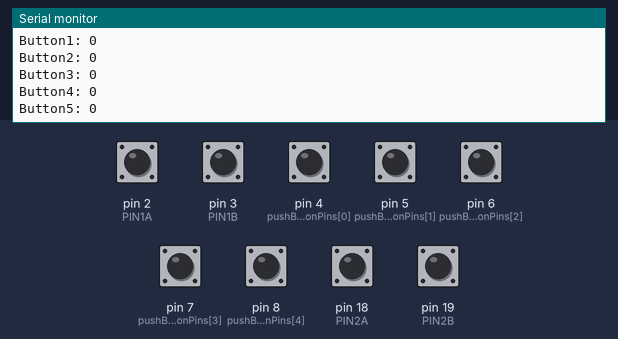
Simulated run of this sketch. Board: Arduino Mega 2560, built with avr-gcc and run on an emulated ATmega2560. Shown: the last lines printed to the serial monitor. Inputs (shaded band) come from the test bench; at power-on: pin 2 (PIN1A), pin 3 (PIN1B), pin 4 (pushButtonPins[0]), pin 5 (pushButtonPins[1]), pin 6 (pushButtonPins[2]), pin 7 (pushButtonPins[3]), pin 8 (pushButtonPins[4]), pin 18 (PIN2A), pin 19 (PIN2B) HIGH.

Above: at 1.2 s.
1.3 s: pin 2 (PIN1A) pulled LOW for 0.15 s
At 2.2 s:
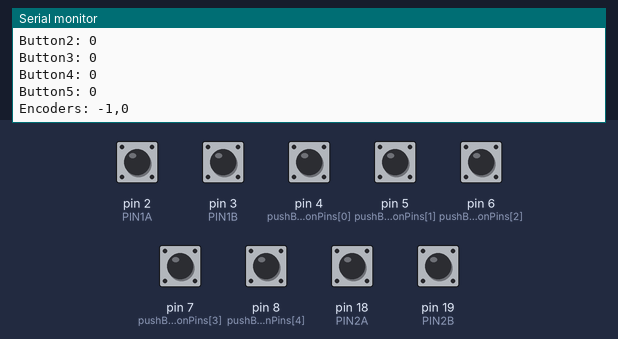
2.9 s: pin 3 (PIN1B) pulled LOW for 0.15 s
At 3.5 s:
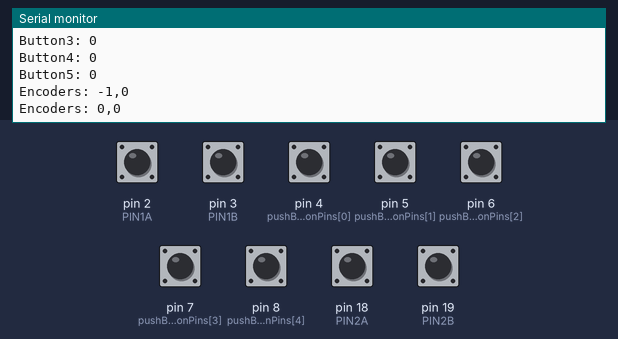
4.5 s: pin 4 (pushButtonPins[0]) pulled LOW for 0.15 s
At 5.8 s:
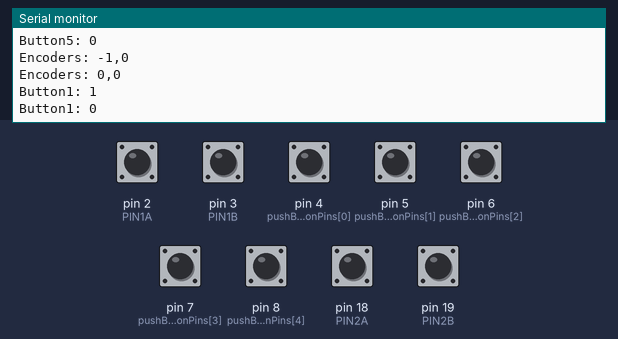
6.1 s: pin 5 (pushButtonPins[1]) pulled LOW for 0.15 s
At 7.1 s:
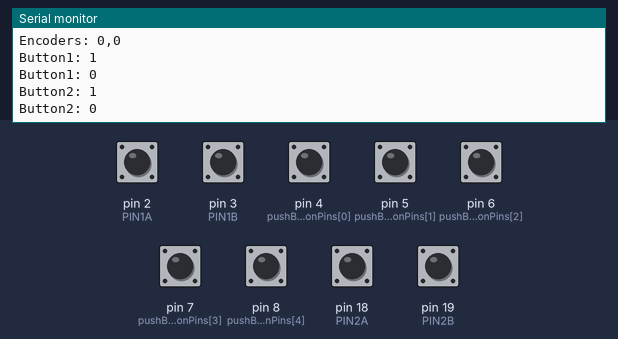
7.7 s: pin 6 (pushButtonPins[2]) pulled LOW for 0.15 s
At 8.3 s:
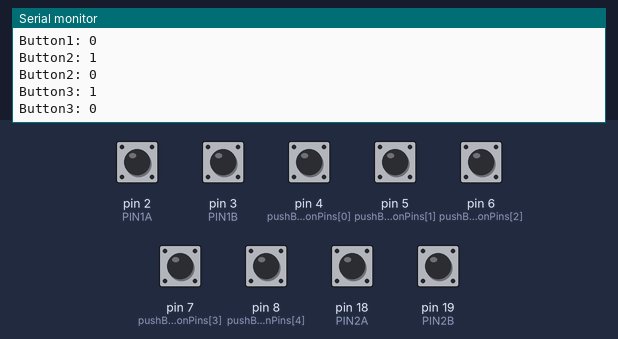
9.3 s: pin 7 (pushButtonPins[3]) pulled LOW for 0.15 s
At 10.7 s:
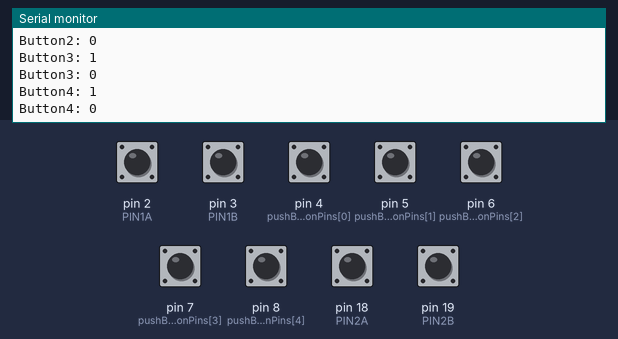
Timing chart, 0 to 11.9 s (numbered marks = the images above; inputs shaded):
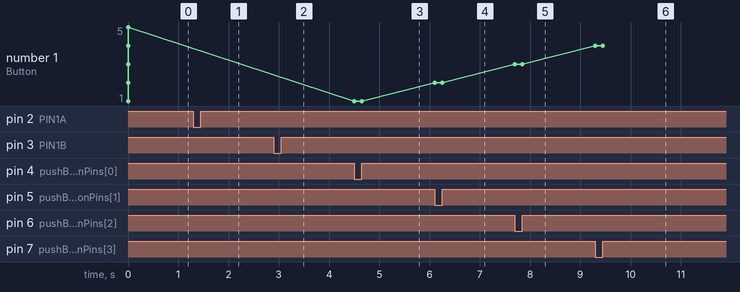

Measured:
- after the input at 1.3 s, the serial monitor: prints a new line after 0.15 s (image 1)
- after the input at 2.9 s, the serial monitor: prints a new line after 0.15 s (image 2)
- after the input at 4.5 s, the serial monitor: prints a new line at once (image 3)
- after the input at 6.1 s, the serial monitor: prints a new line at once (image 4)
- after the input at 7.7 s, the serial monitor: prints a new line at once (image 5)
- after the input at 9.3 s, the serial monitor: prints a new line at once (image 6)
- plotted number 1: 5 → 1 after the input at 4.5 s, 1 → 2 after the input at 6.1 s, 2 → 3 after the input at 7.7 s, 3 → 4 after the input at 9.3 s

The sketch:

main.ino
```cpp
#include <Arduino.h>

#define PIN1A	2
#define PIN1B	3

#define PIN2A	18
#define PIN2B	19
volatile long lastC1, lastC2, counter1 = 0, counter2 = 0; // This variable will increase or decrease depending on the rotation of encoder
// See https://electricdiylab.com/how-to-connect-optical-rotary-encoder-with-arduino/

unsigned int pushButtonPins[] = {4, 5, 6, 7, 8};
int pushButtonStates[] = {0, 0, 0, 0, 0};
// unsigned long lastDebounceTime[] = {0, 0, 0, 0, 0};
// unsigned int debounceDelay = 50;
const int nButtons = 5;

void setup() {

  Serial.begin(115200);

  for (int i = 0; i < nButtons; i++) {
    pinMode(pushButtonPins[i], INPUT_PULLUP);
  }

  pinMode(PIN1A, INPUT_PULLUP);
  pinMode(PIN1B, INPUT_PULLUP);

  pinMode(PIN2A, INPUT_PULLUP);
  pinMode(PIN2B, INPUT_PULLUP);

  // A Rising pulse from encoder activates ia0()
  attachInterrupt(digitalPinToInterrupt(PIN1A), i1A, RISING);
  // B Rising pulse from encoder activates ia1()
  attachInterrupt(digitalPinToInterrupt(PIN1B), i1B, RISING);

  attachInterrupt(digitalPinToInterrupt(PIN2A), i2A, RISING);
  attachInterrupt(digitalPinToInterrupt(PIN2B), i2B, RISING);
}

// int sendButtonState(int i) {
//   int currentBtnState = digitalRead(pushButtonPins[i]);

//   if (currentBtnState != pushButtonStates[i]) {
//     lastDebounceTime[i] = millis();
//   }
//   if(lastDebounceTime[i] > 0 && (millis() - lastDebounceTime[i]) > debounceDelay) {
//     pushButtonStates[i] = currentBtnState;
//     Serial.println("Button" + String(i+1) + ": " + String(currentBtnState));
//     lastDebounceTime[i] = 0;
//   }
// }

void loop() {
  if (counter1 != lastC1 || counter2 != lastC2)
  {
    Serial.println("Encoders: " + String(counter1) + "," + String(counter2));
    lastC1 = counter1;
    lastC2 = counter2;
  }

  for (int i = 0; i < nButtons; i++) {
    // sendButtonState(i);
    int currentBtnState = digitalRead(pushButtonPins[i]);
    if(pushButtonStates[i] != currentBtnState) {
      Serial.println("Button" + String(i+1) + ": " + String(pushButtonStates[i])); // Send the previous state because buttons are 1 when released and 0 when pressed
      pushButtonStates[i] = currentBtnState;
    }
  }
}

// i1A is activated if DigitalPin PIN1A is going from LOW to HIGH
// Check PIN1B to determine the direction
void i1A() {
  counter1 += digitalRead(PIN1B) == LOW ? 1 : -1;
}

void i1B() {
  counter1 += digitalRead(PIN1A) == LOW ? -1 : +1;
}

void i2A() {
  counter2 += digitalRead(PIN2B) == LOW ? 1 : -1;
}

void i2B() {
  counter2 += digitalRead(PIN2A) == LOW ? -1 : +1;
}
```
